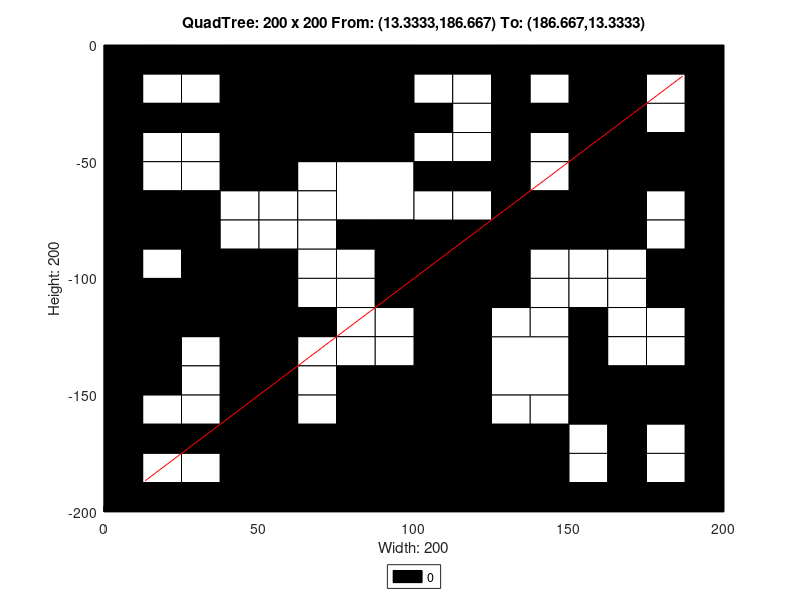

The MATLAB source for this figure:
axis([0 200 -200 0]);
title('QuadTree: 200 x 200 From: (13.3333,186.667) To: (186.667,13.3333)');
xlabel('Width: 200');
ylabel('Height: 200');
rectangle('Position',[50 -50 50 50], 'FaceColor',[0 0 0]);
rectangle('Position',[75 -75 25 25], 'FaceColor',[1 1 1]);
rectangle('Position',[150 -25 25 25], 'FaceColor',[0 0 0]);
rectangle('Position',[150 -50 25 25], 'FaceColor',[0 0 0]);
rectangle('Position',[100 -100 25 25], 'FaceColor',[0 0 0]);
rectangle('Position',[150 -75 25 25], 'FaceColor',[0 0 0]);
rectangle('Position',[0 -125 25 25], 'FaceColor',[0 0 0]);
rectangle('Position',[25 -125 25 25], 'FaceColor',[0 0 0]);
rectangle('Position',[0 -150 25 25], 'FaceColor',[0 0 0]);
rectangle('Position',[75 -175 25 25], 'FaceColor',[0 0 0]);
rectangle('Position',[50 -200 25 25], 'FaceColor',[0 0 0]);
rectangle('Position',[75 -200 25 25], 'FaceColor',[0 0 0]);
rectangle('Position',[100 -125 25 25], 'FaceColor',[0 0 0]);
rectangle('Position',[100 -150 25 25], 'FaceColor',[0 0 0]);
rectangle('Position',[125 -150 25 25], 'FaceColor',[1 1 1]);
rectangle('Position',[100 -175 25 25], 'FaceColor',[0 0 0]);
rectangle('Position',[100 -200 25 25], 'FaceColor',[0 0 0]);
rectangle('Position',[125 -200 25 25], 'FaceColor',[0 0 0]);
rectangle('Position',[0 -12.5 12.5 12.5], 'FaceColor',[0 0 0]);
rectangle('Position',[12.5 -12.5 12.5 12.5], 'FaceColor',[0 0 0]);
rectangle('Position',[0 -25 12.5 12.5], 'FaceColor',[0 0 0]);
rectangle('Position',[12.5 -25 12.5 12.5], 'FaceColor',[1 1 1]);
rectangle('Position',[25 -12.5 12.5 12.5], 'FaceColor',[0 0 0]);
rectangle('Position',[37.5 -12.5 12.5 12.5], 'FaceColor',[0 0 0]);
rectangle('Position',[25 -25 12.5 12.5], 'FaceColor',[1 1 1]);
rectangle('Position',[37.5 -25 12.5 12.5], 'FaceColor',[0 0 0]);
rectangle('Position',[0 -37.5 12.5 12.5], 'FaceColor',[0 0 0]);
rectangle('Position',[12.5 -37.5 12.5 12.5], 'FaceColor',[0 0 0]);
rectangle('Position',[0 -50 12.5 12.5], 'FaceColor',[0 0 0]);
rectangle('Position',[12.5 -50 12.5 12.5], 'FaceColor',[1 1 1]);
rectangle('Position',[25 -37.5 12.5 12.5], 'FaceColor',[0 0 0]);
rectangle('Position',[37.5 -37.5 12.5 12.5], 'FaceColor',[0 0 0]);
rectangle('Position',[25 -50 12.5 12.5], 'FaceColor',[1 1 1]);
rectangle('Position',[37.5 -50 12.5 12.5], 'FaceColor',[0 0 0]);
rectangle('Position',[0 -62.5 12.5 12.5], 'FaceColor',[0 0 0]);
rectangle('Position',[12.5 -62.5 12.5 12.5], 'FaceColor',[1 1 1]);
rectangle('Position',[0 -75 12.5 12.5], 'FaceColor',[0 0 0]);
rectangle('Position',[12.5 -75 12.5 12.5], 'FaceColor',[0 0 0]);
rectangle('Position',[25 -62.5 12.5 12.5], 'FaceColor',[1 1 1]);
rectangle('Position',[37.5 -62.5 12.5 12.5], 'FaceColor',[0 0 0]);
rectangle('Position',[25 -75 12.5 12.5], 'FaceColor',[0 0 0]);
rectangle('Position',[37.5 -75 12.5 12.5], 'FaceColor',[1 1 1]);
rectangle('Position',[0 -87.5 12.5 12.5], 'FaceColor',[0 0 0]);
rectangle('Position',[12.5 -87.5 12.5 12.5], 'FaceColor',[0 0 0]);
rectangle('Position',[0 -100 12.5 12.5], 'FaceColor',[0 0 0]);
rectangle('Position',[12.5 -100 12.5 12.5], 'FaceColor',[1 1 1]);
rectangle('Position',[25 -87.5 12.5 12.5], 'FaceColor',[0 0 0]);
rectangle('Position',[37.5 -87.5 12.5 12.5], 'FaceColor',[1 1 1]);
rectangle('Position',[25 -100 12.5 12.5], 'FaceColor',[0 0 0]);
rectangle('Position',[37.5 -100 12.5 12.5], 'FaceColor',[0 0 0]);
rectangle('Position',[50 -62.5 12.5 12.5], 'FaceColor',[0 0 0]);
rectangle('Position',[62.5 -62.5 12.5 12.5], 'FaceColor',[1 1 1]);
rectangle('Position',[50 -75 12.5 12.5], 'FaceColor',[1 1 1]);
rectangle('Position',[62.5 -75 12.5 12.5], 'FaceColor',[1 1 1]);
rectangle('Position',[50 -87.5 12.5 12.5], 'FaceColor',[1 1 1]);
rectangle('Position',[62.5 -87.5 12.5 12.5], 'FaceColor',[1 1 1]);
rectangle('Position',[50 -100 12.5 12.5], 'FaceColor',[0 0 0]);
rectangle('Position',[62.5 -100 12.5 12.5], 'FaceColor',[1 1 1]);
rectangle('Position',[75 -87.5 12.5 12.5], 'FaceColor',[0 0 0]);
rectangle('Position',[87.5 -87.5 12.5 12.5], 'FaceColor',[0 0 0]);
rectangle('Position',[75 -100 12.5 12.5], 'FaceColor',[1 1 1]);
rectangle('Position',[87.5 -100 12.5 12.5], 'FaceColor',[0 0 0]);
rectangle('Position',[100 -12.5 12.5 12.5], 'FaceColor',[0 0 0]);
rectangle('Position',[112.5 -12.5 12.5 12.5], 'FaceColor',[0 0 0]);
rectangle('Position',[100 -25 12.5 12.5], 'FaceColor',[1 1 1]);
rectangle('Position',[112.5 -25 12.5 12.5], 'FaceColor',[1 1 1]);
rectangle('Position',[125 -12.5 12.5 12.5], 'FaceColor',[0 0 0]);
rectangle('Position',[137.5 -12.5 12.5 12.5], 'FaceColor',[0 0 0]);
rectangle('Position',[125 -25 12.5 12.5], 'FaceColor',[0 0 0]);
rectangle('Position',[137.5 -25 12.5 12.5], 'FaceColor',[1 1 1]);
rectangle('Position',[100 -37.5 12.5 12.5], 'FaceColor',[0 0 0]);
rectangle('Position',[112.5 -37.5 12.5 12.5], 'FaceColor',[1 1 1]);
rectangle('Position',[100 -50 12.5 12.5], 'FaceColor',[1 1 1]);
rectangle('Position',[112.5 -50 12.5 12.5], 'FaceColor',[1 1 1]);
rectangle('Position',[125 -37.5 12.5 12.5], 'FaceColor',[0 0 0]);
rectangle('Position',[137.5 -37.5 12.5 12.5], 'FaceColor',[0 0 0]);
rectangle('Position',[125 -50 12.5 12.5], 'FaceColor',[0 0 0]);
rectangle('Position',[137.5 -50 12.5 12.5], 'FaceColor',[1 1 1]);
rectangle('Position',[175 -12.5 12.5 12.5], 'FaceColor',[0 0 0]);
rectangle('Position',[187.5 -12.5 12.5 12.5], 'FaceColor',[0 0 0]);
rectangle('Position',[175 -25 12.5 12.5], 'FaceColor',[1 1 1]);
rectangle('Position',[187.5 -25 12.5 12.5], 'FaceColor',[0 0 0]);
rectangle('Position',[175 -37.5 12.5 12.5], 'FaceColor',[1 1 1]);
rectangle('Position',[187.5 -37.5 12.5 12.5], 'FaceColor',[0 0 0]);
rectangle('Position',[175 -50 12.5 12.5], 'FaceColor',[0 0 0]);
rectangle('Position',[187.5 -50 12.5 12.5], 'FaceColor',[0 0 0]);
rectangle('Position',[100 -62.5 12.5 12.5], 'FaceColor',[0 0 0]);
rectangle('Position',[112.5 -62.5 12.5 12.5], 'FaceColor',[0 0 0]);
rectangle('Position',[100 -75 12.5 12.5], 'FaceColor',[1 1 1]);
rectangle('Position',[112.5 -75 12.5 12.5], 'FaceColor',[1 1 1]);
rectangle('Position',[125 -62.5 12.5 12.5], 'FaceColor',[0 0 0]);
rectangle('Position',[137.5 -62.5 12.5 12.5], 'FaceColor',[1 1 1]);
rectangle('Position',[125 -75 12.5 12.5], 'FaceColor',[0 0 0]);
rectangle('Position',[137.5 -75 12.5 12.5], 'FaceColor',[0 0 0]);
rectangle('Position',[125 -87.5 12.5 12.5], 'FaceColor',[0 0 0]);
rectangle('Position',[137.5 -87.5 12.5 12.5], 'FaceColor',[0 0 0]);
rectangle('Position',[125 -100 12.5 12.5], 'FaceColor',[0 0 0]);
rectangle('Position',[137.5 -100 12.5 12.5], 'FaceColor',[1 1 1]);
rectangle('Position',[175 -62.5 12.5 12.5], 'FaceColor',[0 0 0]);
rectangle('Position',[187.5 -62.5 12.5 12.5], 'FaceColor',[0 0 0]);
rectangle('Position',[175 -75 12.5 12.5], 'FaceColor',[1 1 1]);
rectangle('Position',[187.5 -75 12.5 12.5], 'FaceColor',[0 0 0]);
rectangle('Position',[150 -87.5 12.5 12.5], 'FaceColor',[0 0 0]);
rectangle('Position',[162.5 -87.5 12.5 12.5], 'FaceColor',[0 0 0]);
rectangle('Position',[150 -100 12.5 12.5], 'FaceColor',[1 1 1]);
rectangle('Position',[162.5 -100 12.5 12.5], 'FaceColor',[1 1 1]);
rectangle('Position',[175 -87.5 12.5 12.5], 'FaceColor',[1 1 1]);
rectangle('Position',[187.5 -87.5 12.5 12.5], 'FaceColor',[0 0 0]);
rectangle('Position',[175 -100 12.5 12.5], 'FaceColor',[0 0 0]);
rectangle('Position',[187.5 -100 12.5 12.5], 'FaceColor',[0 0 0]);
rectangle('Position',[25 -137.5 12.5 12.5], 'FaceColor',[1 1 1]);
rectangle('Position',[37.5 -137.5 12.5 12.5], 'FaceColor',[0 0 0]);
rectangle('Position',[25 -150 12.5 12.5], 'FaceColor',[1 1 1]);
rectangle('Position',[37.5 -150 12.5 12.5], 'FaceColor',[0 0 0]);
rectangle('Position',[50 -112.5 12.5 12.5], 'FaceColor',[0 0 0]);
rectangle('Position',[62.5 -112.5 12.5 12.5], 'FaceColor',[1 1 1]);
rectangle('Position',[50 -125 12.5 12.5], 'FaceColor',[0 0 0]);
rectangle('Position',[62.5 -125 12.5 12.5], 'FaceColor',[0 0 0]);
rectangle('Position',[75 -112.5 12.5 12.5], 'FaceColor',[1 1 1]);
rectangle('Position',[87.5 -112.5 12.5 12.5], 'FaceColor',[0 0 0]);
rectangle('Position',[75 -125 12.5 12.5], 'FaceColor',[1 1 1]);
rectangle('Position',[87.5 -125 12.5 12.5], 'FaceColor',[1 1 1]);
rectangle('Position',[50 -137.5 12.5 12.5], 'FaceColor',[0 0 0]);
rectangle('Position',[62.5 -137.5 12.5 12.5], 'FaceColor',[1 1 1]);
rectangle('Position',[50 -150 12.5 12.5], 'FaceColor',[0 0 0]);
rectangle('Position',[62.5 -150 12.5 12.5], 'FaceColor',[1 1 1]);
rectangle('Position',[75 -137.5 12.5 12.5], 'FaceColor',[1 1 1]);
rectangle('Position',[87.5 -137.5 12.5 12.5], 'FaceColor',[1 1 1]);
rectangle('Position',[75 -150 12.5 12.5], 'FaceColor',[0 0 0]);
rectangle('Position',[87.5 -150 12.5 12.5], 'FaceColor',[0 0 0]);
rectangle('Position',[0 -162.5 12.5 12.5], 'FaceColor',[0 0 0]);
rectangle('Position',[12.5 -162.5 12.5 12.5], 'FaceColor',[1 1 1]);
rectangle('Position',[0 -175 12.5 12.5], 'FaceColor',[0 0 0]);
rectangle('Position',[12.5 -175 12.5 12.5], 'FaceColor',[0 0 0]);
rectangle('Position',[25 -162.5 12.5 12.5], 'FaceColor',[1 1 1]);
rectangle('Position',[37.5 -162.5 12.5 12.5], 'FaceColor',[0 0 0]);
rectangle('Position',[25 -175 12.5 12.5], 'FaceColor',[0 0 0]);
rectangle('Position',[37.5 -175 12.5 12.5], 'FaceColor',[0 0 0]);
rectangle('Position',[0 -187.5 12.5 12.5], 'FaceColor',[0 0 0]);
rectangle('Position',[12.5 -187.5 12.5 12.5], 'FaceColor',[1 1 1]);
rectangle('Position',[0 -200 12.5 12.5], 'FaceColor',[0 0 0]);
rectangle('Position',[12.5 -200 12.5 12.5], 'FaceColor',[0 0 0]);
rectangle('Position',[25 -187.5 12.5 12.5], 'FaceColor',[1 1 1]);
rectangle('Position',[37.5 -187.5 12.5 12.5], 'FaceColor',[0 0 0]);
rectangle('Position',[25 -200 12.5 12.5], 'FaceColor',[0 0 0]);
rectangle('Position',[37.5 -200 12.5 12.5], 'FaceColor',[0 0 0]);
rectangle('Position',[50 -162.5 12.5 12.5], 'FaceColor',[0 0 0]);
rectangle('Position',[62.5 -162.5 12.5 12.5], 'FaceColor',[1 1 1]);
rectangle('Position',[50 -175 12.5 12.5], 'FaceColor',[0 0 0]);
rectangle('Position',[62.5 -175 12.5 12.5], 'FaceColor',[0 0 0]);
rectangle('Position',[125 -112.5 12.5 12.5], 'FaceColor',[0 0 0]);
rectangle('Position',[137.5 -112.5 12.5 12.5], 'FaceColor',[1 1 1]);
rectangle('Position',[125 -125 12.5 12.5], 'FaceColor',[1 1 1]);
rectangle('Position',[137.5 -125 12.5 12.5], 'FaceColor',[1 1 1]);
rectangle('Position',[150 -112.5 12.5 12.5], 'FaceColor',[1 1 1]);
rectangle('Position',[162.5 -112.5 12.5 12.5], 'FaceColor',[1 1 1]);
rectangle('Position',[150 -125 12.5 12.5], 'FaceColor',[0 0 0]);
rectangle('Position',[162.5 -125 12.5 12.5], 'FaceColor',[1 1 1]);
rectangle('Position',[175 -112.5 12.5 12.5], 'FaceColor',[0 0 0]);
rectangle('Position',[187.5 -112.5 12.5 12.5], 'FaceColor',[0 0 0]);
rectangle('Position',[175 -125 12.5 12.5], 'FaceColor',[1 1 1]);
rectangle('Position',[187.5 -125 12.5 12.5], 'FaceColor',[0 0 0]);
rectangle('Position',[150 -137.5 12.5 12.5], 'FaceColor',[0 0 0]);
rectangle('Position',[162.5 -137.5 12.5 12.5], 'FaceColor',[1 1 1]);
rectangle('Position',[150 -150 12.5 12.5], 'FaceColor',[0 0 0]);
rectangle('Position',[162.5 -150 12.5 12.5], 'FaceColor',[0 0 0]);
rectangle('Position',[175 -137.5 12.5 12.5], 'FaceColor',[1 1 1]);
rectangle('Position',[187.5 -137.5 12.5 12.5], 'FaceColor',[0 0 0]);
rectangle('Position',[175 -150 12.5 12.5], 'FaceColor',[0 0 0]);
rectangle('Position',[187.5 -150 12.5 12.5], 'FaceColor',[0 0 0]);
rectangle('Position',[125 -162.5 12.5 12.5], 'FaceColor',[1 1 1]);
rectangle('Position',[137.5 -162.5 12.5 12.5], 'FaceColor',[1 1 1]);
rectangle('Position',[125 -175 12.5 12.5], 'FaceColor',[0 0 0]);
rectangle('Position',[137.5 -175 12.5 12.5], 'FaceColor',[0 0 0]);
rectangle('Position',[150 -162.5 12.5 12.5], 'FaceColor',[0 0 0]);
rectangle('Position',[162.5 -162.5 12.5 12.5], 'FaceColor',[0 0 0]);
rectangle('Position',[150 -175 12.5 12.5], 'FaceColor',[1 1 1]);
rectangle('Position',[162.5 -175 12.5 12.5], 'FaceColor',[0 0 0]);
rectangle('Position',[175 -162.5 12.5 12.5], 'FaceColor',[0 0 0]);
rectangle('Position',[187.5 -162.5 12.5 12.5], 'FaceColor',[0 0 0]);
rectangle('Position',[175 -175 12.5 12.5], 'FaceColor',[1 1 1]);
rectangle('Position',[187.5 -175 12.5 12.5], 'FaceColor',[0 0 0]);
rectangle('Position',[150 -187.5 12.5 12.5], 'FaceColor',[1 1 1]);
rectangle('Position',[162.5 -187.5 12.5 12.5], 'FaceColor',[0 0 0]);
rectangle('Position',[150 -200 12.5 12.5], 'FaceColor',[0 0 0]);
rectangle('Position',[162.5 -200 12.5 12.5], 'FaceColor',[0 0 0]);
rectangle('Position',[175 -187.5 12.5 12.5], 'FaceColor',[1 1 1]);
rectangle('Position',[187.5 -187.5 12.5 12.5], 'FaceColor',[0 0 0]);
rectangle('Position',[175 -200 12.5 12.5], 'FaceColor',[0 0 0]);
rectangle('Position',[187.5 -200 12.5 12.5], 'FaceColor',[0 0 0]);
X=[186.667,13.3333];
Y=[-13.3333,-186.667];
hold on;
plot(X,Y,'r');
legend('0','Location','southoutside');
